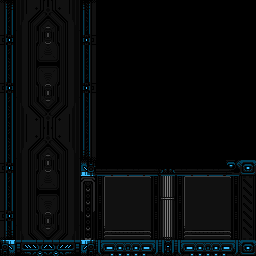

This is a level from a 2D game, rendered from its Tiled map with the project's own tilesets. A one-line summary and the map file follow, with tile-layer data summarised:
An orthogonal 16x16 tile map with 16x16 px tiles, 2 tile layers (wall, main), 2 tilesets and 2 objects (player_spawn, r_0).

<map version="1.0" orientation="orthogonal" renderorder="right-down" width="16" height="16" tilewidth="16" tileheight="16" nextobjectid="4">
 <properties>
  <property name="isStart" type="bool" value="true" />
 </properties>
 <tileset firstgid="1" source="../corpus.tsx" />
 <tileset firstgid="12097" source="../../connectors.tsx" />
 <layer name="wall" width="16" height="16">
  <data>[256 cells, 100 non-empty, 35 distinct tile ids]</data>
 </layer>
 <layer name="main" width="16" height="16">
  <data>[256 cells, 56 non-empty, 22 distinct tile ids]</data>
 </layer>
 <objectgroup name="spawns">
  <object id="1" type="player_spawn" x="32" y="32" width="32" height="32" />
 </objectgroup>
 <objectgroup name="connectors">
  <object id="2" type="r_0" gid="12099" x="240" y="176" width="16" height="16">
   <properties>
    <property name="type" type="int" value="0" />
   </properties>
  </object>
 </objectgroup>
</map>
